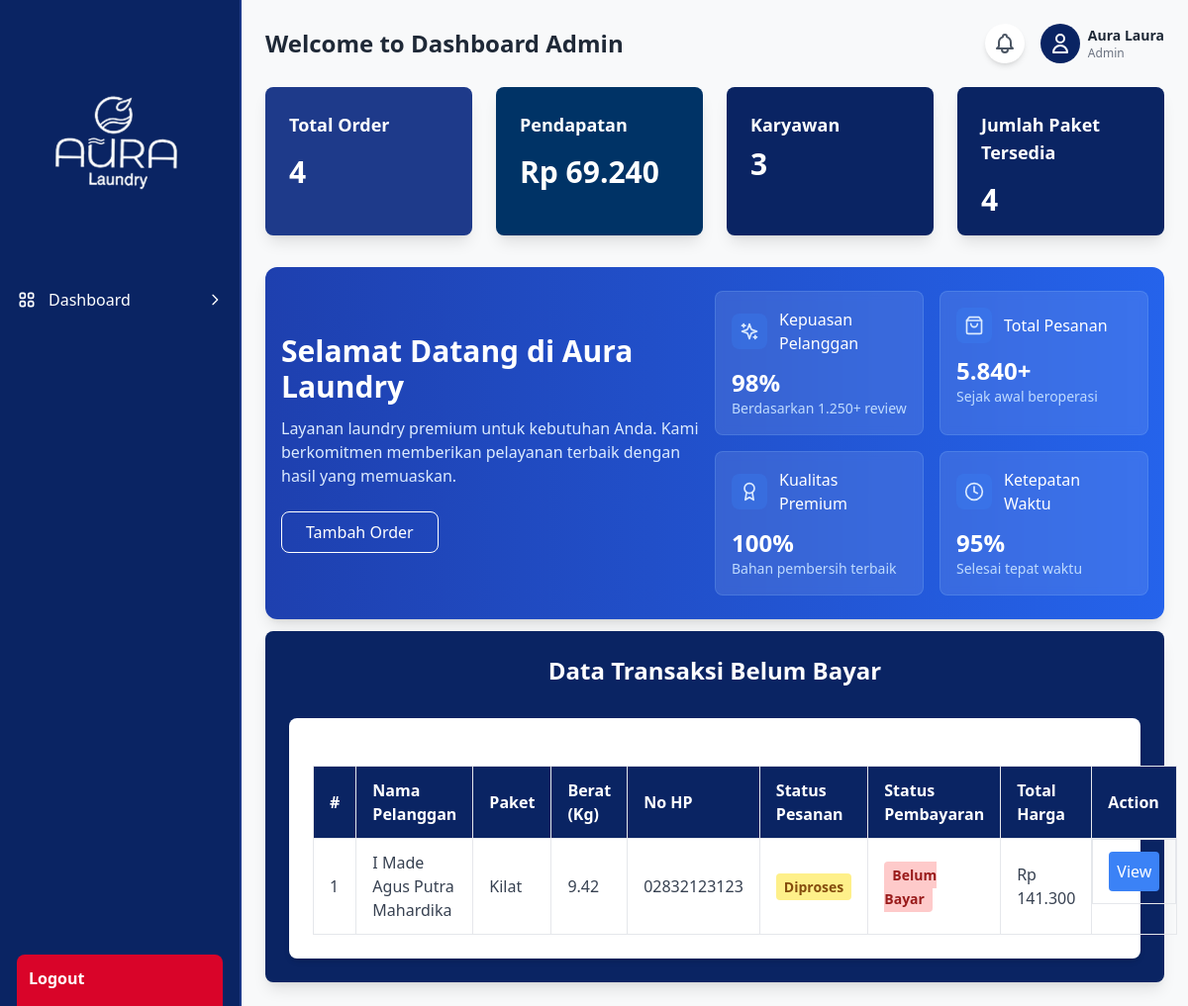
/admin/index.php (signed in), run on the app's committed database.
### tables this page shows
CREATE TABLE `tbl_transaksi` (
  `id_transaksi` int(11) NOT NULL,
  `id_paket` int(11) NOT NULL,
  `nama_pelanggan` varchar(100) NOT NULL,
  `berat` varchar(12) NOT NULL,
  `no_hp` varchar(15) NOT NULL,
  `alamat` text NOT NULL,
  `total_harga` decimal(10,2) DEFAULT NULL,
  `tanggal_transaksi` datetime DEFAULT current_timestamp(),
  `tanggal_selesai` datetime DEFAULT NULL,
  `status_pesanan` enum('Diproses','Selesai','Diambil') DEFAULT 'Diproses',
  `status_pembayaran` enum('Belum Bayar','Lunas') DEFAULT 'Belum Bayar',
  `id_user` int(11) DEFAULT NULL
);

CREATE TABLE `tbl_paket` (
  `id_paket` int(11) NOT NULL,
  `kode_paket` varchar(50) NOT NULL,
  `nama_paket` varchar(100) NOT NULL,
  `harga_per_kilo` decimal(10,2) NOT NULL,
  `deskripsi` text DEFAULT NULL,
  `waktu_selesai` int(11) DEFAULT 1
);

### admin/partial/tampilan.php (the view, shortened to what this page needs)
<div class="mt-8 px-4 py-6 bg-gradient-to-r from-blue-800 to-blue-600 rounded-xl shadow-lg">
  <div class="flex flex-col lg:flex-row items-center justify-between">
    <div class="mb-6 lg:mb-0 lg:w-1/2">
      <h2 class="text-2xl lg:text-3xl font-bold text-white mb-3">
        Selamat Datang di Aura Laundry
      </h2>
      <p class="text-blue-100 mb-6 max-w-lg">
        Layanan laundry premium untuk kebutuhan Anda. Kami berkomitmen memberikan pelayanan terbaik dengan hasil yang memuaskan.
      </p>
      <div class="flex space-x-3">
        <a href="?page=input_transaksi">
        <button class="border border-white text-white px-6 py-2 rounded-lg font-medium hover:bg-blue-700 transition">
          Tambah Order
        </button>
        </a>
      </div>
    </div>
    <div class="grid grid-cols-1 sm:grid-cols-2 gap-4 lg:w-1/2">
      <div class="bg-white/10 backdrop-blur-sm p-4 rounded-lg border border-blue-300/20">
        <div class="flex items-center mb-3">
          <div class="p-2 bg-blue-500/30 rounded-lg mr-3">
          </div>
          <h3 class="text-white font-medium">Kepuasan Pelanggan</h3>
        </div>
        <p class="text-2xl font-bold text-white">98%</p>
        <p class="text-blue-200 text-sm">Berdasarkan 1.250+ review</p>
      </div>
      <div class="bg-white/10 backdrop-blur-sm p-4 rounded-lg border border-blue-300/20">
        <div class="flex items-center mb-3">
          <div class="p-2 bg-blue-500/30 rounded-lg mr-3">
          </div>
          <h3 class="text-white font-medium">Total Pesanan</h3>
        </div>
        <p class="text-2xl font-bold text-white">5.840+</p>
        <p class="text-blue-200 text-sm">Sejak awal beroperasi</p>
      </div>
      <div class="bg-white/10 backdrop-blur-sm p-4 rounded-lg border border-blue-300/20">
        <div class="flex items-center mb-3">
          <div class="p-2 bg-blue-500/30 rounded-lg mr-3">
            <svg xmlns="http://www.w3.org/2000/svg" width="20" height="20" viewBox="0 0 24 24" fill="none" stroke="currentColor" stroke-width="2" stroke-linecap="round" stroke-linejoin="round" class="h-5 w-5 text-blue-100">
              <circle cx="12" cy="8" r="6"></circle>
              <path d="M15.477 12.89 17 22l-5-3-5 3 1.523-9.11"></path>
            </svg>
          </div>
          <h3 class="text-white font-medium">Kualitas Premium</h3>
        </div>
        <p class="text-2xl font-bold text-white">100%</p>
        <p class="text-blue-200 text-sm">Bahan pembersih terbaik</p>
      </div>
      <div class="bg-white/10 backdrop-blur-sm p-4 rounded-lg border border-blue-300/20">
        <div class="flex items-center mb-3">
          <div class="p-2 bg-blue-500/30 rounded-lg mr-3">
            <svg xmlns="http://www.w3.org/2000/svg" width="20" height="20" viewBox="0 0 24 24" fill="none" stroke="currentColor" stroke-width="2" stroke-linecap="round" stroke-linejoin="round" class="h-5 w-5 text-blue-100">
              <circle cx="12" cy="12" r="10"></circle>
              <polyline points="12 6 12 12 16 14"></polyline>
            </svg>
          </div>
          <h3 class="text-white font-medium">Ketepatan Waktu</h3>
        </div>
        <p class="text-2xl font-bold text-white">95%</p>
        <p class="text-blue-200 text-sm">Selesai tepat waktu</p>
      </div>
    </div>
  </div>
</div>
<div class="w-full p-6 mt-3  bg-[#0a2463] shadow-lg rounded-lg">
    <h1 class="text-2xl font-bold text-center text-white mb-4">Data Transaksi Belum Bayar</h1>
<?php
$sql = "
    SELECT
        transaksi.id_transaksi,
        transaksi.nama_pelanggan,
        transaksi.berat,
        transaksi.no_hp,
        transaksi.alamat,
        transaksi.total_harga,
        transaksi.tanggal_transaksi,
        transaksi.tanggal_selesai,
        transaksi.status_pesanan,
        transaksi.status_pembayaran,
        paket.nama_paket
    FROM tbl_transaksi AS transaksi
    INNER JOIN tbl_paket AS paket
        ON transaksi.id_paket = paket.id_paket
    WHERE transaksi.status_pembayaran = 'Belum Bayar'
";
$result = $conn->query($sql);
?>
    <div class="mt-8 bg-white p-6 rounded-lg shadow-md w-full pt-12">
        <?php if ($result->num_rows === 0): ?>
            <p class="text-center text-gray-500">Belum ada transaksi yang berstatus "Belum Bayar".</p>
        <?php else: ?>
            <table class="w-full border-collapse border border-gray-200">
                <thead class="bg-[#0a2463] text-white">
                    <tr>
                        <th class="py-3 px-4 text-left border border-gray-200">#</th>
                        <th class="py-3 px-4 text-left border border-gray-200">Nama Pelanggan</th>
                        <th class="py-3 px-4 text-left border border-gray-200">Paket</th>
                        <th class="py-3 px-4 text-left border border-gray-200">Berat (Kg)</th>
                        <th class="py-3 px-4 text-left border border-gray-200">No HP</th>
                        <th class="py-3 px-4 text-left border border-gray-200">Status Pesanan</th>
                        <th class="py-3 px-4 text-left border border-gray-200">Status Pembayaran</th>
                        <th class="py-3 px-4 text-left border border-gray-200">Total Harga</th>
                        <th class="py-3 px-4 text-left border border-gray-200">Action</th>
                    </tr>
                </thead>
                <tbody class="text-gray-700">
                    <?php $no = 1; ?>
                    <?php while ($row = $result->fetch_assoc()): ?>
                        <tr class="border-b hover:bg-gray-50">
                            <td class="py-3 px-4 border border-gray-200"><?= $no++; ?></td>
                            <td class="py-3 px-4 border border-gray-200"><?= htmlspecialchars($row['nama_pelanggan']); ?></td>
                            <td class="py-3 px-4 border border-gray-200"><?= htmlspecialchars($row['nama_paket']); ?></td>
                            <td class="py-3 px-4 border border-gray-200"><?= htmlspecialchars($row['berat']); ?></td>
                            <td class="py-3 px-4 border border-gray-200"><?= htmlspecialchars($row['no_hp']); ?></td>
                            <td class="py-3 px-4 border border-gray-200">
                                <span class="px-2 py-1 rounded text-sm font-semibold
                                    <?= $row['status_pesanan']=='Diproses' ? 'bg-yellow-200 text-yellow-800'
                                       : ($row['status_pesanan']=='Selesai' ? 'bg-blue-200 text-blue-800' : '') ?>">
                                    <?= $row['status_pesanan']; ?>
                                </span>
                            </td>
                            <td class="py-3 px-4 border border-gray-200">
                                <span class="px-2 py-1 rounded text-sm font-semibold
                                    <?= $row['status_pembayaran']=='Belum Bayar' ? 'bg-red-200 text-red-800' : 'bg-green-200 text-green-800' ?>">
                                    <?= $row['status_pembayaran']; ?>
                                </span>
                            </td>
                            <td class="py-3 px-4 border border-gray-200">
                                Rp <?= number_format($row['total_harga'], 0, ',', '.'); ?>
                            </td>
                            <td class="py-3 px-4 border border-gray-200 flex gap-2 justify-center">
                                <a href="?page=view_transaksi&id=<?= $row['id_transaksi']; ?>"
                                   class="p-2 bg-blue-500 text-white rounded hover:bg-blue-600"
                                   onclick="return confirm('Yakin ingin mengecek data?');">
                                    View
                                </a>
                            </td>
                        </tr>
                    <?php endwhile; ?>
                </tbody>
            </table>
        <?php endif; ?>
    </div>
</div>

### data on the page
tbl_transaksi: nama_pelanggan "I Made Agus Putra Mahardika", id_paket.nama_paket "Kilat", berat "9.42", no_hp "02832123123", status_pesanan "Diproses", status_pembayaran "Belum Bayar", total_harga "141.300"

### other printed values
$_SESSION['role'] "Admin"
$_SESSION['name'] "Aura Laura"
$row "4"
$total_pendapatan "69.240"
$row "3"
